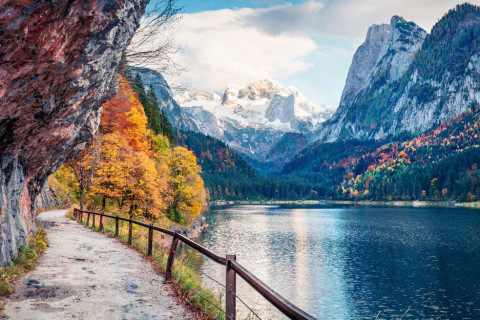
%> input picture lab1/imgn.jpg, 480 x 320 px
$ octave lab1.m   (GNU Octave 9; MATLAB toolbox functions it lacks are replaced by stand-ins)
%> lines starting %> are read from the running program, lines starting %| are printed output that depends on the picture; in (x1, y1, x2, y2) boxes, pixels count from 0 and x2, y2 are one past the last pixel; in counts of white or black regions, pixels touching at a corner belong together; the program's own positions count from 1
Image = imread('imgn.jpg');
%> Image is the input picture: size 320x480x3 uint8; mean R, G, B 120.7, 128.7, 135.1
s = size(Image);
%> s = [320 480 3]

Img1 = Image;
Img1(:,:,2)=0;
Img1(:,:,3)=0;
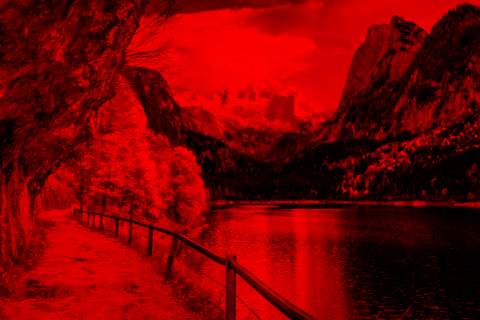
%> Img1: size 320x480x3 uint8; mean R, G, B 120.7, 0, 0
red = Img1;

Img2 = Image;
Img2(:,:,1)=0;
Img2(:,:,3)=0;
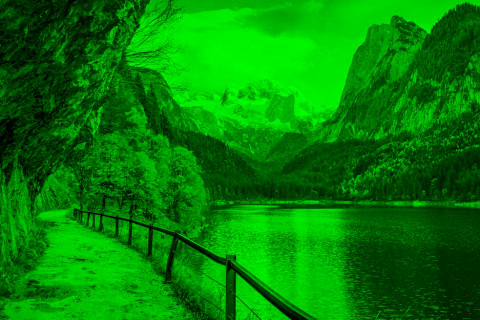
%> Img2: size 320x480x3 uint8; mean R, G, B 0, 128.7, 0
green = Img2;

Img3 = Image;
Img3(:,:,1)=0;
Img3(:,:,2)=0;
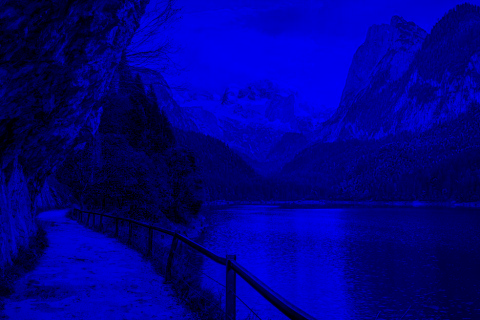
%> Img3: size 320x480x3 uint8; mean R, G, B 0, 0, 135.1
blue = Img3;

r = Image(:,:,1);
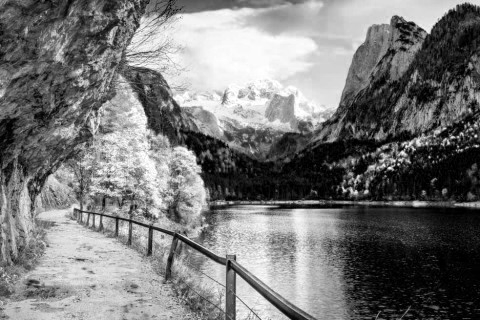
%> r: size 320x480 uint8; min 0, max 255, mean 120.7
g = Image(:,:,2);
b = Image(:,:,3);
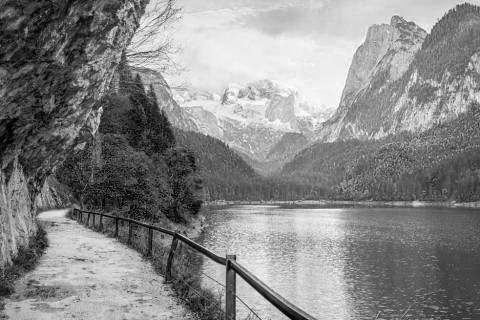
%> b: size 320x480 uint8; min 0, max 255, mean 135.1
gray = uint8(double(r/3)+double(g/3)+double(b/3));

for i = 1:s(1)
    for j = 1:s(2)
        if gray(i,j) > 180
            bin(i,j) = 1;
        else
            bin(i,j) = 0;
        end
        I1(i,j) = uint8(gray(i,j) + bin(i,j));
        I2(i,j) = uint8(gray(i,j) + 20);
    end
end
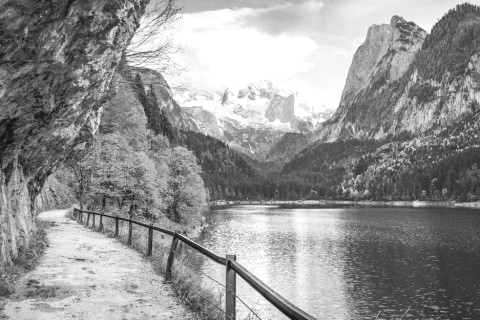
%> I2: size 320x480 uint8; min 20, max 255, mean 147.8
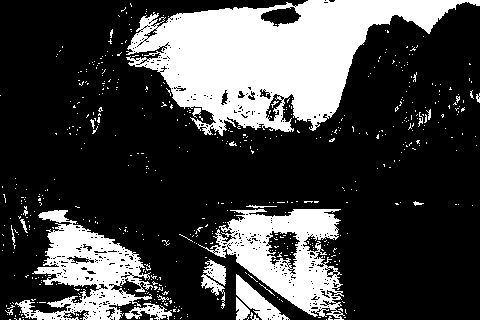
%> bin: size 320x480 double; values 0 (black) and 1 (white), 26.7% white; 556 white regions (535 under 20 px), largest, box (x1, y1, x2, y2) and area: (126, 0, 480, 136) 23385, (198, 209, 345, 320) 7309, (15, 210, 153, 320) 6430

subplot(3,5,3), imshow(Image), title('Original Image')
subplot(3,5,6), imshow(red), title('Red layer color image')
subplot(3,5,7), imshow(green), title('Green layer color image')
subplot(3,5,8), imshow(blue), title('Blue layer color image')
subplot(3,5,9), imshow(r), title('Red layer from RGB')
subplot(3,5,10), imshow(g), title('Green layer from RGB')
subplot(3,5,11), imshow(b), title('Blue layer from RGB')
subplot(3,5,12), imshow(gray), title('Gray scale Image')
subplot(3,5,13), imshow(bin), title('Binary Image')
subplot(3,5,14), imshow(I1), title('Addition of gray and binary images')
subplot(3,5,15), imshow(I2), title('20 added to gray scale image')
